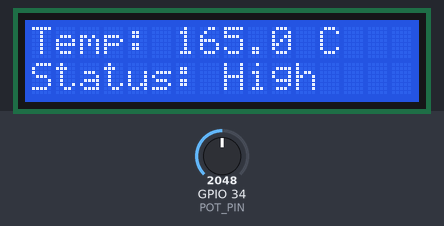
Simulated run of this sketch. Board: ESP32. Parts: 16×2 character LCD. Inputs (shaded band) come from the test bench; at power-on: GPIO 34 (POT_PIN) = 2048 (analog values on the 0–4095 scale). What the sketch prints to the serial monitor is not drawn.

Above: at 3.2 s.
3.3 s: GPIO 34 (POT_PIN) set to 940
At 4.5 s:
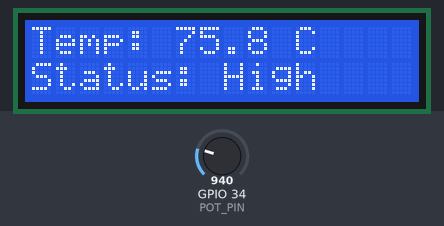
5.5 s: GPIO 34 (POT_PIN) set to 812
At 6.4 s:
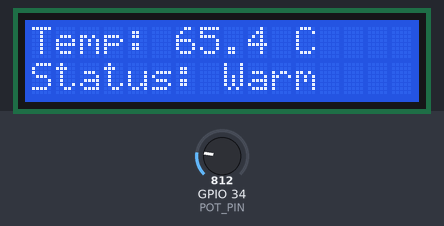
7.5 s: GPIO 34 (POT_PIN) set to 393
At 8.4 s:
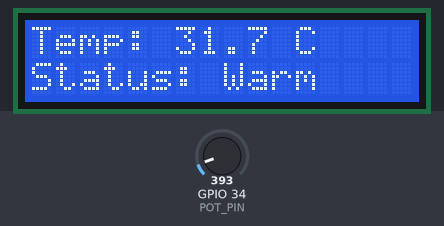
9.6 s: GPIO 34 (POT_PIN) set to 347
At 11.3 s:
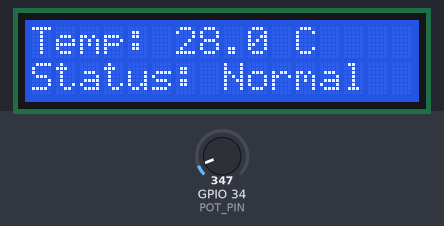
11.6 s: GPIO 34 (POT_PIN) set to 2047
At 13.5 s:
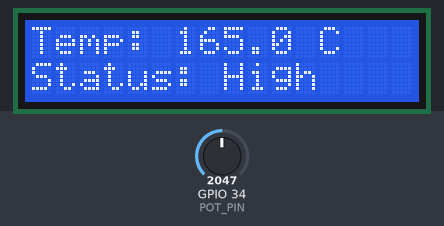
Timing chart, 0 to 14.6 s (numbered marks = the images above; inputs shaded):
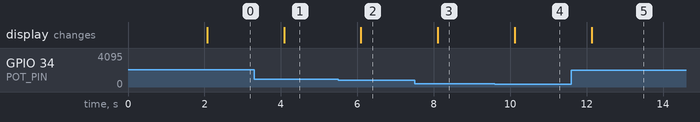

Measured:
- the behaviour switches between 869 and 868 on GPIO 34 (POT_PIN) (found by bisection; images 1 and 2)
- the behaviour switches between 373 and 372 on GPIO 34 (POT_PIN) (found by bisection; images 3 and 4)
- after the input at 3.3 s, the display: changes after 0.78 s (image 1)
- after the input at 5.5 s, the display: changes after 0.59 s (image 2)
- after the input at 7.5 s, the display: changes after 0.61 s (image 3)
- after the input at 9.6 s, the display: changes after 0.52 s (image 4)
- after the input at 11.6 s, the display: changes after 0.53 s (image 5)

The sketch:

SimulatedTempMonitor_LCD.ino
```cpp
#include <LiquidCrystal.h>

#define POT_PIN 34  // analog pin for simulated temp

// Set LCD pins: RS, E, D4, D5, D6, D7
LiquidCrystal lcd(14, 27, 26, 25, 33, 32);

void setup() {
  Serial.begin(115200);
  analogReadResolution(12);  // ESP32 uses 0–4095

  lcd.begin(16, 2);  // Init 16x2 LCD
  lcd.clear();
  lcd.setCursor(0, 0);
  lcd.print("Temp Monitor Ready");
  delay(2000);
}

void loop() {
  int raw = analogRead(POT_PIN);
  float voltage = raw * 3.3 / 4095.0;
  float tempC = voltage * 100;  // Simulate: 1V = 100°C

  // Display on LCD
  lcd.clear();
  lcd.setCursor(0, 0);
  lcd.print("Temp: ");
  lcd.print(tempC, 1);
  lcd.print(" C");

  lcd.setCursor(0, 1);
  if (tempC < 30) lcd.print("Status: Normal");
  else if (tempC < 70) lcd.print("Status: Warm");
  else lcd.print("Status: High");

  // Log to Serial
  Serial.print("Simulated Temp: ");
  Serial.print(tempC, 1);
  Serial.println(" C");

  delay(1000);
}
```
